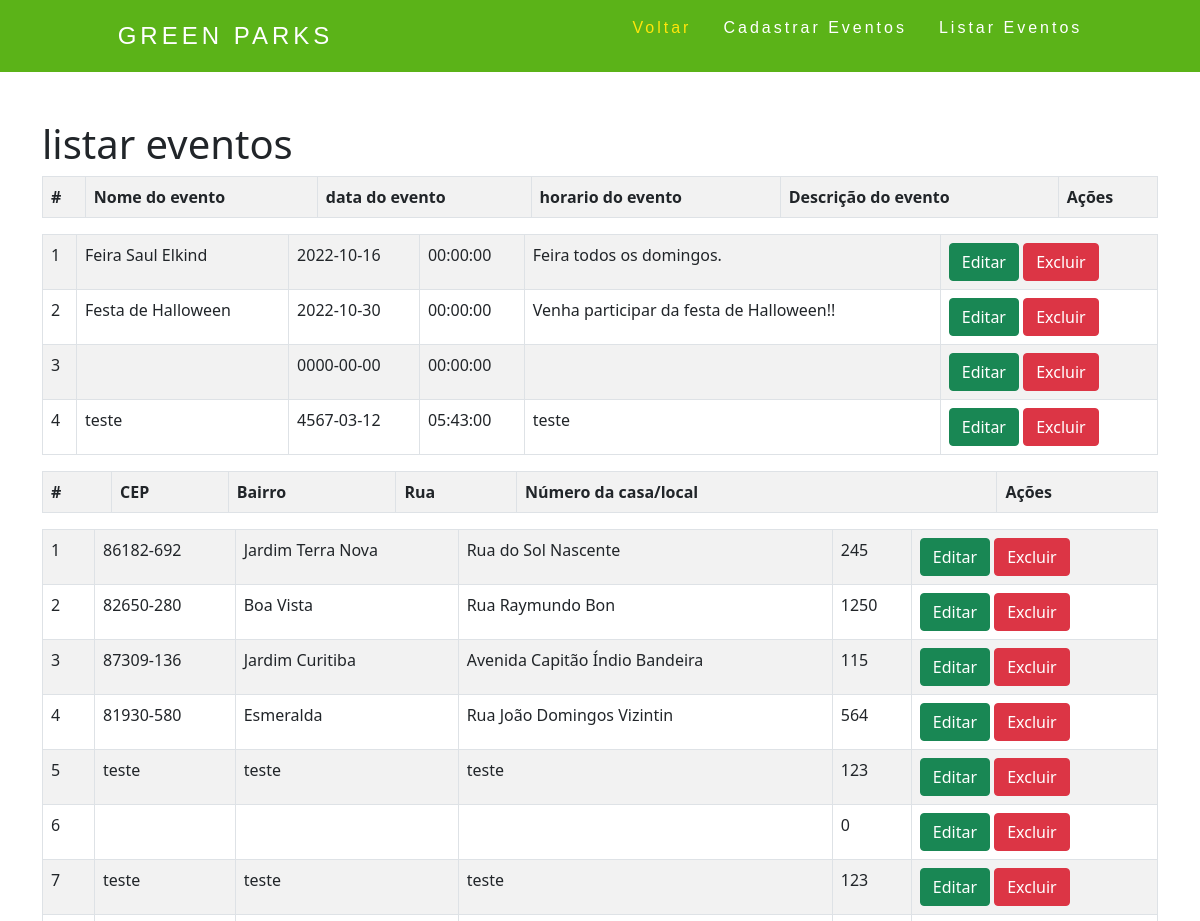
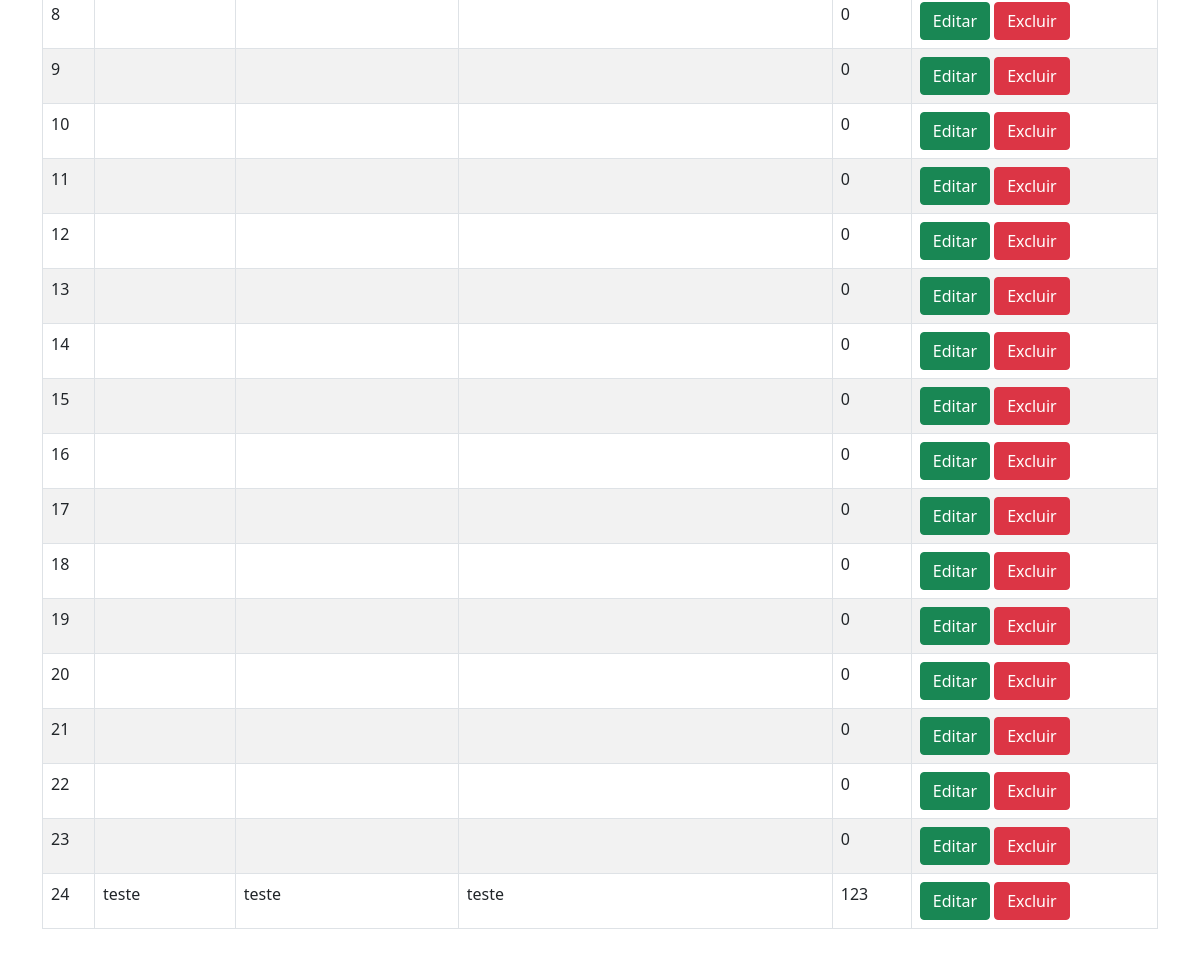
The app's page /app/Model/eventos/cad_eventos.php?page=listar with its own data (2 pictures, top to bottom).
### tables this page shows
CREATE TABLE `eventos` (
  `id_eventos` int(11) NOT NULL AUTO_INCREMENT,
  `nome_eventos` varchar(100) NOT NULL,
  `data_eventos` date NOT NULL,
  `horario_eventos` time NOT NULL,
  `desc_eventos` varchar(250) NOT NULL,
  `id_endereco` int(11) NOT NULL,
  PRIMARY KEY (`id_eventos`),
  KEY `fk_eventos_endereco` (`id_endereco`),
  CONSTRAINT `fk_eventos_endereco` FOREIGN KEY (`id_endereco`) REFERENCES `endereco` (`id_endereco`) ON DELETE NO ACTION ON UPDATE NO ACTION
);

CREATE TABLE `endereco` (
  `id_endereco` int(11) NOT NULL AUTO_INCREMENT,
  `cep_endereco` varchar(20) NOT NULL,
  `bairro_endereco` varchar(50) NOT NULL,
  `rua_endereco` varchar(50) NOT NULL,
  `num_casa_endereco` int(11) NOT NULL,
  `id_usuario` int(11) NOT NULL,
  PRIMARY KEY (`id_endereco`),
  KEY `fk_usuario_id_usuario` (`id_usuario`),
  CONSTRAINT `fk_endereco_usuario` FOREIGN KEY (`id_usuario`) REFERENCES `usuario` (`id_usuario`) ON DELETE NO ACTION ON UPDATE NO ACTION
);

### app/Model/eventos/listar_eventos.php (the view)
<h1>listar eventos</h1>
<?php
 $sql = "SELECT * FROM eventos";
 $res = $conexaoMysqli->query($sql);
 $qtd = $res->num_rows;
 if($qtd > 0){
    print "<table class='table table-hover table-striped table-bordered'>";
        print "<tr>";
        print "<th>#</th>";
        print "<th>Nome do evento</th>";
        print "<th>data do evento</th>";
        print "<th>horario do evento</th>";
        print "<th>Descrição do evento</th>";
        print "<th>Ações</th>";
        print "</tr>";
    print "<table class='table table-hover table-striped table-bordered'>";
    while($row = $res->fetch_object()){
        print "<tr>";
        print "<td>".$row->id_eventos."</td>";
        print "<td>".$row->nome_eventos."</td>";
        print "<td>".$row->data_eventos."</td>";
        print "<td>".$row->horario_eventos."</td>";
        print "<td>".$row->desc_eventos."</td>";
        print "<td>
            <button onclick=\"location.href='?page=editar&id=".$row->id_eventos."';\" class='btn btn-success'>Editar</button>
            <button onclick=\"if(confirm('Tem certeza que deseja excluir?')){location.href='?page=salvar&acao=excluir&id=".$row->id_eventos."';}else{false;}\" class='btn btn-danger'>Excluir</button>
              </td>";
        print "</tr>";
    }
    print "</table>";
 }else{
    print"<p class='alert alert-danger'>Não encontrou resultados!</p>";
 }
 $sql = "SELECT * FROM endereco";
 $res = $conexaoMysqli->query($sql);
 $qtd = $res->num_rows;
 if($qtd > 0){
    print "<table class='table table-hover table-striped table-bordered'>";
        print "<tr>";
        print "<th>#</th>";
        print "<th>CEP</th>";
        print "<th>Bairro</th>";
        print "<th>Rua</th>";
        print "<th>Número da casa/local</th>";
        print "<th>Ações</th>";
        print "</tr>";
    print "<table class='table table-hover table-striped table-bordered'>";
    while($row = $res->fetch_object()){
        print "<tr>";
        print "<td>".$row->id_endereco."</td>";
        print "<td>".$row->cep_endereco."</td>";
        print "<td>".$row->bairro_endereco."</td>";
        print "<td>".$row->rua_endereco."</td>";
        print "<td>".$row->num_casa_endereco."</td>";
        print "<td>
            <button onclick=\"location.href='?page=editar&id=".$row->id_endereco."';\" class='btn btn-success'>Editar</button>
            <button onclick=\"if(confirm('Tem certeza que deseja excluir?')){location.href='?page=salvar&acao=excluir&id=".$row->id_endereco."';}else{false;}\" class='btn btn-danger'>Excluir</button>
              </td>";
        print "</tr>";
    }
    print "</table>";
 }else{
    print"<p class='alert alert-danger'>Não encontrou resultados!</p>";
 }
?>

### app/View/css/stilo.css (style rules this page uses)
body { background-color: #ffffff; height: 2650px; max-height: 2650px; }
* { margin: 0; padding: 0; }

### records on screen
eventos: id_eventos "1", nome_eventos "Feira Saul Elkind", data_eventos "2022-10-16", horario_eventos "00:00:00", desc_eventos "Feira todos os domingos."
eventos: id_eventos "2", nome_eventos "Festa de Halloween", data_eventos "2022-10-30", horario_eventos "00:00:00", desc_eventos "Venha participar da festa de Halloween!!"
eventos: id_eventos "3", data_eventos "0000-00-00", horario_eventos "00:00:00"
eventos: id_eventos "4", nome_eventos "teste", data_eventos "4567-03-12", horario_eventos "05:43:00", desc_eventos "teste"
endereco: id_endereco "1", cep_endereco "86182-692", bairro_endereco "Jardim Terra Nova", rua_endereco "Rua do Sol Nascente", num_casa_endereco "245"
endereco: id_endereco "2", cep_endereco "82650-280", bairro_endereco "Boa Vista", rua_endereco "Rua Raymundo Bon", num_casa_endereco "1250"
endereco: id_endereco "3", cep_endereco "87309-136", bairro_endereco "Jardim Curitiba", rua_endereco "Avenida Capitão Índio Bandeira", num_casa_endereco "115"
endereco: id_endereco "4", cep_endereco "81930-580", bairro_endereco "Esmeralda", rua_endereco "Rua João Domingos Vizintin", num_casa_endereco "564"
endereco: id_endereco "5", cep_endereco "teste", bairro_endereco "teste", rua_endereco "teste", num_casa_endereco "123"
endereco: id_endereco "6", num_casa_endereco "0"
endereco: id_endereco "7", cep_endereco "teste", bairro_endereco "teste", rua_endereco "teste", num_casa_endereco "123"
endereco: id_endereco "8", num_casa_endereco "0"
endereco: id_endereco "9", num_casa_endereco "0"
endereco: id_endereco "10", num_casa_endereco "0"
endereco: id_endereco "11", num_casa_endereco "0"
endereco: id_endereco "12", num_casa_endereco "0"
endereco: id_endereco "13", num_casa_endereco "0"
endereco: id_endereco "14", num_casa_endereco "0"
endereco: id_endereco "15", num_casa_endereco "0"
endereco: id_endereco "16", num_casa_endereco "0"
endereco: id_endereco "17", num_casa_endereco "0"
endereco: id_endereco "18", num_casa_endereco "0"
endereco: id_endereco "19", num_casa_endereco "0"
endereco: id_endereco "20", num_casa_endereco "0"
endereco: id_endereco "21", num_casa_endereco "0"
endereco: id_endereco "22", num_casa_endereco "0"
endereco: id_endereco "23", num_casa_endereco "0"
endereco: id_endereco "24", cep_endereco "teste", bairro_endereco "teste", rua_endereco "teste", num_casa_endereco "123"
